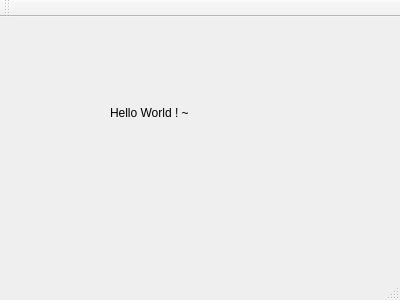
<?xml version="1.0" encoding="UTF-8"?>
<ui version="4.0">
 <class>MainWindow</class>
 <widget class="QMainWindow" name="MainWindow">
  <property name="geometry">
   <rect>
    <x>0</x>
    <y>0</y>
    <width>400</width>
    <height>300</height>
   </rect>
  </property>
  <property name="windowTitle">
   <string>MainWindow</string>
  </property>
  <widget class="QWidget" name="centralWidget">
   <widget class="QLabel" name="label">
    <property name="geometry">
     <rect>
      <x>110</x>
      <y>80</y>
      <width>131</width>
      <height>31</height>
     </rect>
    </property>
    <property name="text">
     <string>Hello World ! ~</string>
    </property>
   </widget>
  </widget>
  <widget class="QMenuBar" name="menuBar">
   <property name="geometry">
    <rect>
     <x>0</x>
     <y>0</y>
     <width>400</width>
     <height>20</height>
    </rect>
   </property>
  </widget>
  <widget class="QToolBar" name="mainToolBar">
   <attribute name="toolBarArea">
    <enum>TopToolBarArea</enum>
   </attribute>
   <attribute name="toolBarBreak">
    <bool>false</bool>
   </attribute>
  </widget>
  <widget class="QStatusBar" name="statusBar"/>
 </widget>
 <layoutdefault spacing="6" margin="11"/>
 <resources/>
 <connections/>
</ui>
